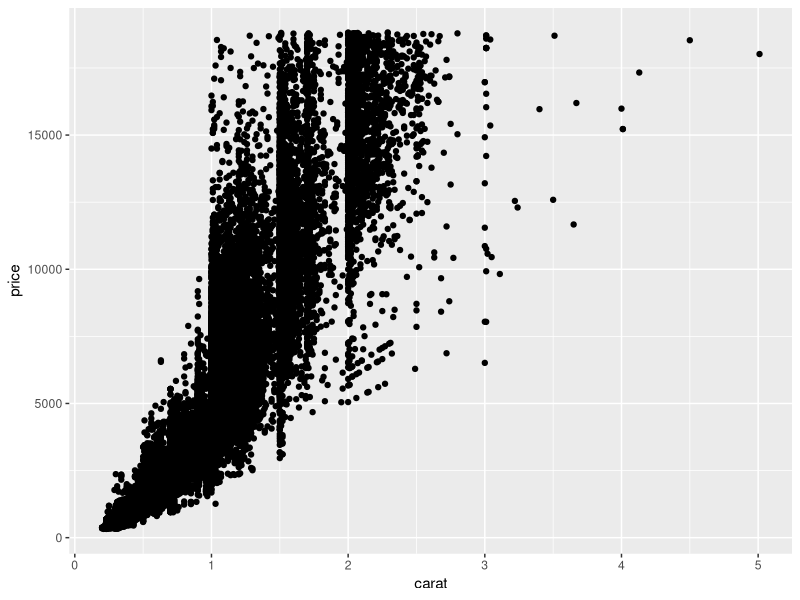
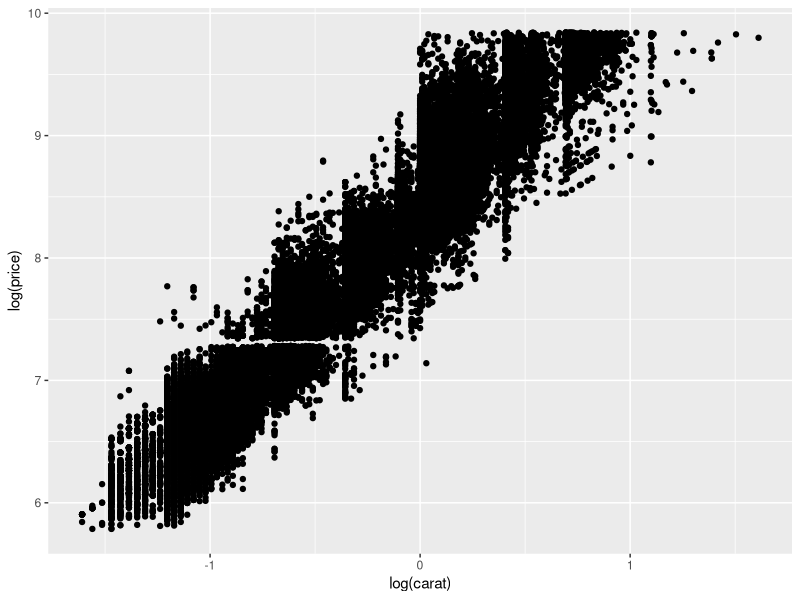
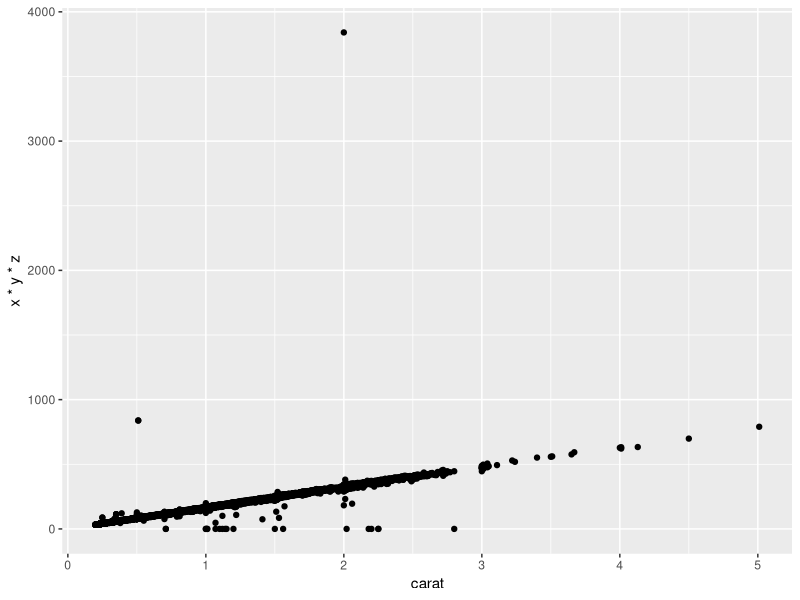
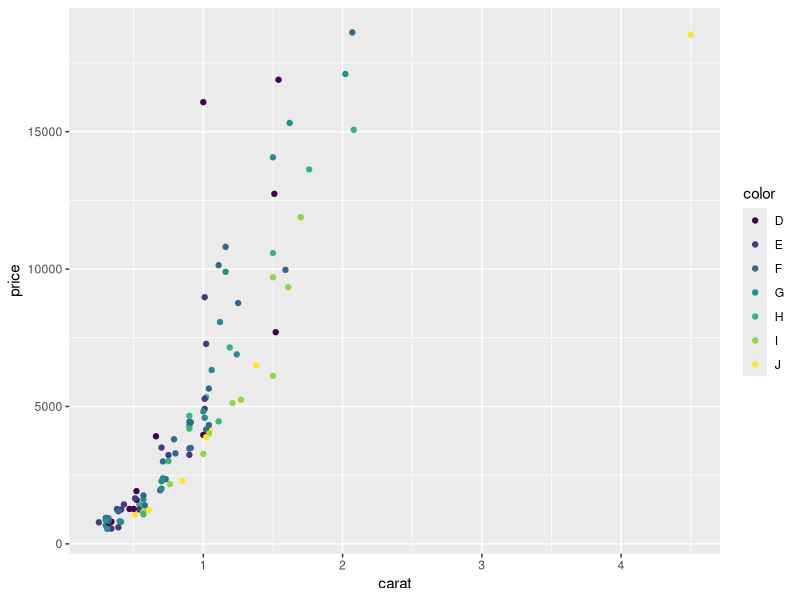
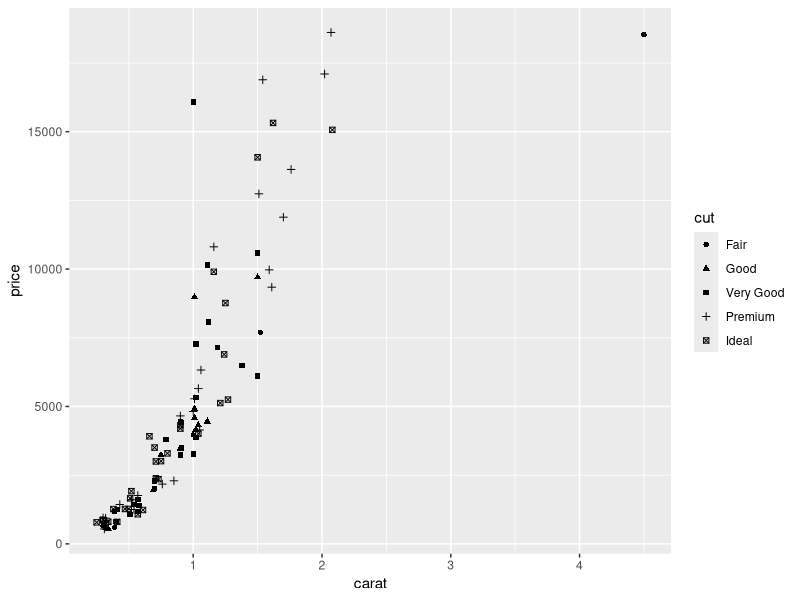
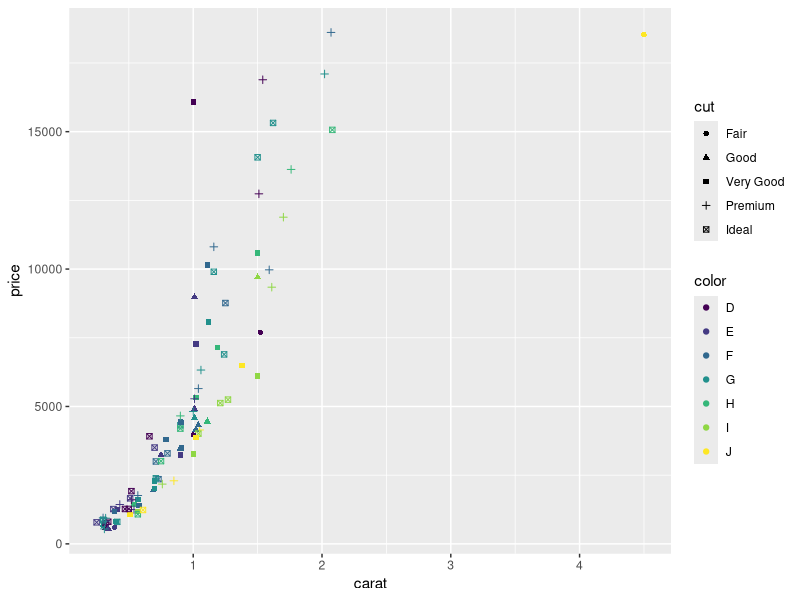
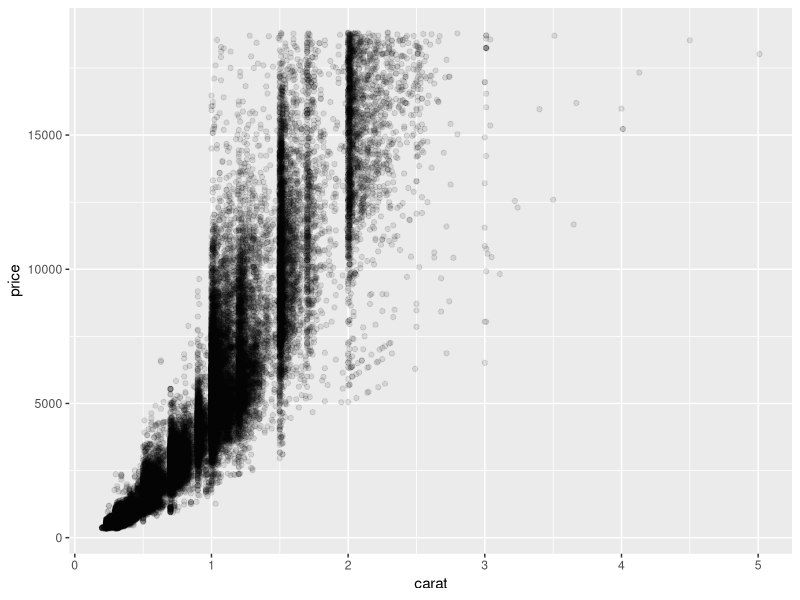
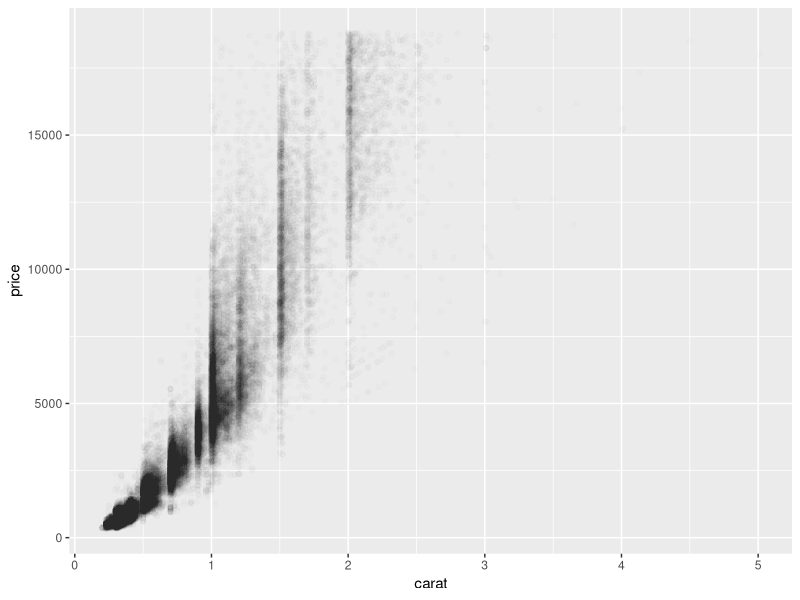

The R script that drew these images, in order:
#####################################
### Chapter 2. Begin from qplot() ###
#####################################

### 2.1 Intro
#   qplot() means "quick plot"
#   similar to plot(), also has xlim, ylim, main, xlab, ylab
#   basis: mapping - aesthetic, geom object, facet etc
library(ggplot2)

### 2.2 Data
diamonds = diamonds
set.seed(1410)
dsmall = diamonds[sample(nrow(diamonds), 100), ]

### 2.3 Basic
#   the first two param are x, y, also with data = ...
qplot(carat, price, data = diamonds)           # exponential trend
qplot(log(carat), log(price), data = diamonds) # highly overlap...
qplot(carat, x * y * z, data = diamonds)

### 2.4 Color, Size, Shape etc
#   qplot() can convert categorical variables automatically, and generate legend
qplot(carat, price, data = dsmall, color = color)
qplot(carat, price, data = dsmall, shape = cut)
qplot(carat, price, data = dsmall, color = color, shape = cut)

#   to overcome the overlap in large scale data set, use alpha = I(1 / n),
#   n means it will not be transparent with n overlaps
qplot(carat, price, data = diamonds, alpha = I(1/10))
qplot(carat, price, data = diamonds, alpha = I(1/100))
qplot(carat, price, data = diamonds, alpha = I(1/200))

### 2.5 Geom object
#   2.5.1 add smooth line to scatter plot
#   for small n, use method = "loess", controlled by span = ...
#   for large n (n > 1000), use method = "gam"
#   also we can specify with method = "lm", and splines
library(splines)
qplot(carat, price, data = dsmall, geom = c("point", "smooth"))
qplot(carat, price, data = dsmall, geom = c("point", "smooth"), se = FALSE)
qplot(carat, price, data = dsmall, geom = c("point", "smooth"), method = "lm")
qplot(carat, price, data = dsmall, geom = c("point", "smooth"), method = "lm", 
      formula = y ~ ns(x, 5))

#    2.5.2 boxplot and jitter
#    when we have one categorical variable and one/multiple continuous variable
#    we may want to check situations under different levels of categorical variable
qplot(color, price / carat, data = diamonds, geom = "jitter")
qplot(color, price / carat, data = diamonds, geom = "jitter", alpha = I(1/10))
qplot(color, price / carat, data = diamonds, geom = "jitter", alpha = I(1/50), fill = "red")
qplot(color, price / carat, data = diamonds, geom = "jitter", alpha = I(1/100))

qplot(color, price / carat, data = diamonds, geom = "boxplot")
qplot(color, price / carat, data = diamonds, geom = "boxplot", fill = "red")

#     2.5.3 histogram and density plot
#     always try different binwidth = ...
#     ..density.. for density rather than count
qplot(carat, data = diamonds, geom = "histogram", bins = 50)
qplot(carat, data = diamonds, geom = "density")
qplot(carat, data = diamonds, geom = "histogram", fill = color)
qplot(carat, ..density.., data = diamonds, geom = "histogram")

#     2.5.4 bar plot
qplot(color, data = diamonds, geom = "bar")

#     2.5.5 line and path in time series
economics = economics
qplot(date, unemploy / pop, data = economics, geom = "line")
qplot(date, unemploy, data = economics, geom = "line")
qplot(unemploy / pop, uempmed, data = economics, geom = c("point", "path"))

year = function(x) {
  return(as.POSIXlt(x)$year + 1900)
}
qplot(unemploy / pop, uempmed, data = economics, geom = "path", color = year(date))

### 2.6 Plot by conditioning, facet()
#   row_var ~ col_var
qplot(carat, data = diamonds, facets = color ~., geom = "histogram")
